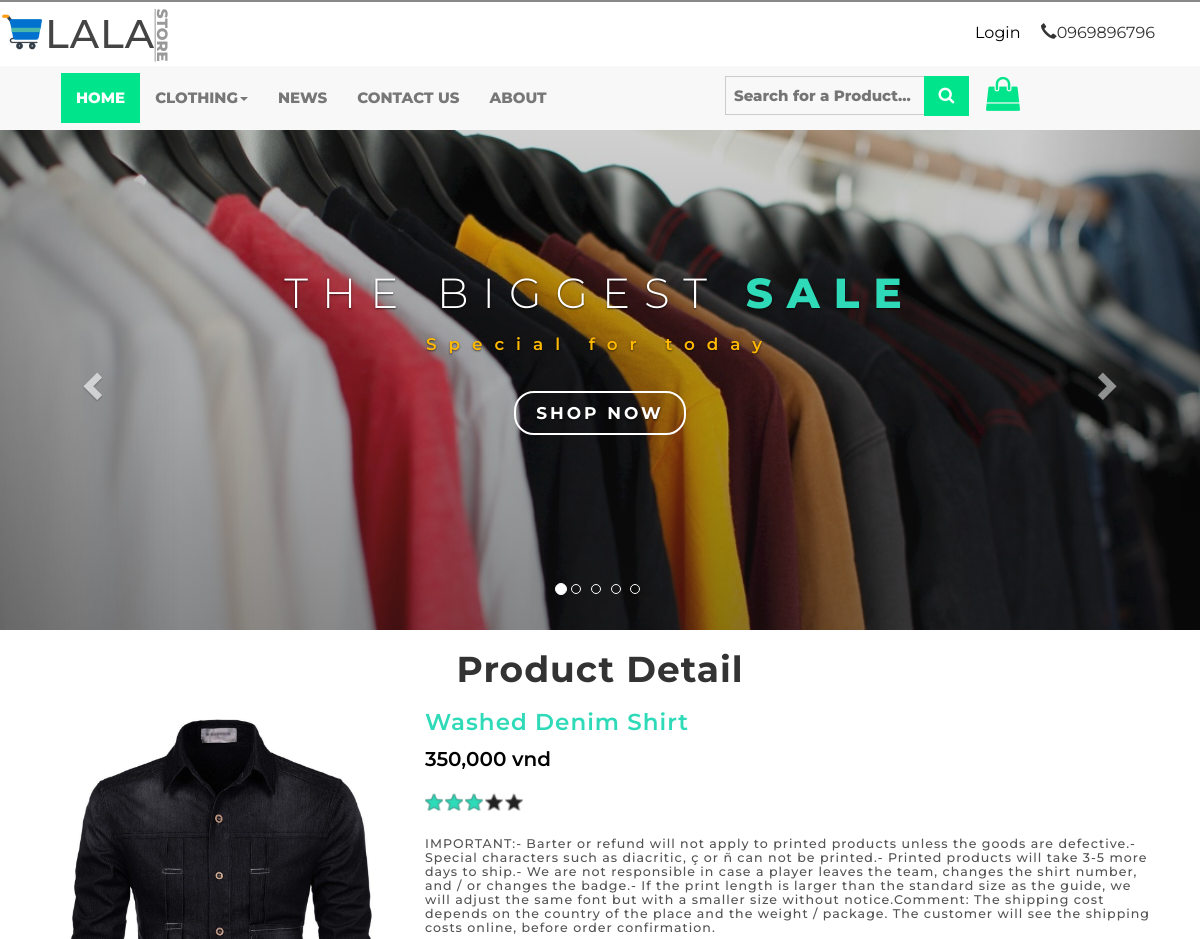
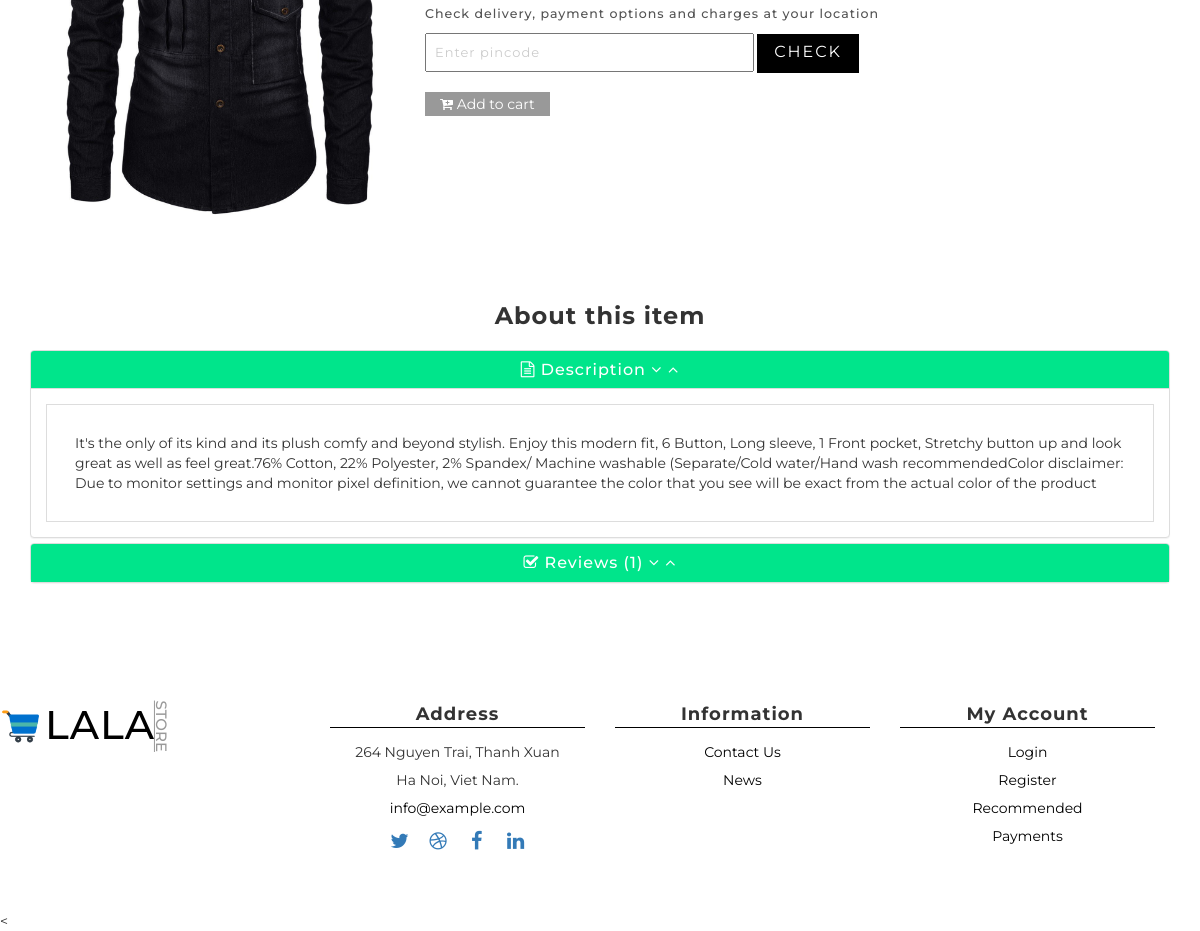
/shop/product/get_product_by_id/25, run on the app's committed database (2 pictures, top to bottom).
### tables this page shows
CREATE TABLE `tbl_product` (
  `product_id` int(10) UNSIGNED NOT NULL,
  `product_title` varchar(256) NOT NULL,
  `product_price` int(10) NOT NULL,
  `product_desc` text NOT NULL,
  `product_detail` text NOT NULL,
  `product_thumb` varchar(256) NOT NULL,
  `cat_id` int(2) NOT NULL,
  `time` timestamp NOT NULL DEFAULT CURRENT_TIMESTAMP
);

### shop/application/views/layout/app.php (called while the page is built, shortened)
<?php $this->load->view('layout/header')?>
<?php $this->load->view($template) ?>

### shop/application/modules/product/controllers/Product.php (called while the page is built, shortened)
<?php
class Product extends MY_Controller{
	public function get_product_by_id($product_id=1){
		$data = [
			'template' => '/product/detail',
			'title' => 'product detail in store'
		];
		$this->load->model('ProductModel');
    	$data['list_product'] = $this->ProductModel->get_product_by_id($product_id);
    	$this->load->view('layout/app', $data);
	}
}

### shop/index.php (called while the page is built, shortened)
<?php
require_once BASEPATH.'core/CodeIgniter.php';

### shop/application/modules/product/models/ProductModel.php (called while the page is built, shortened)
<?php
class ProductModel extends MY_Model
{
	public function get_product_by_id($id = 0){
		$query = $this->db->select('*')->from('tbl_product')->where('product_id=',$id)->get();
		return $query->result_array();
	}
}

### shop/application/modules/product/views/product/detail.php (the view, shortened to what this page needs)
<html>
<body>
	<div id="myCarousel" class="carousel slide" data-ride="carousel">
		<ol class="carousel-indicators">
			<li data-target="#myCarousel" data-slide-to="0" class="active"></li>
			<li data-target="#myCarousel" data-slide-to="1" class=""></li>
			<li data-target="#myCarousel" data-slide-to="2" class=""></li>
			<li data-target="#myCarousel" data-slide-to="3" class=""></li>
			<li data-target="#myCarousel" data-slide-to="4" class=""></li>
		</ol>
		<div class="carousel-inner" role="listbox">
			<div class="item active">
				<div class="container">
					<div class="carousel-caption wow bounceInUp">
						<h3>The Biggest <span>Sale</span></h3>
						<p>Special for today</p>
						<a class="hvr-outline-out button2" href="mens.html">Shop Now </a>
					</div>
				</div>
			</div>
		</div>
		<a class="left carousel-control" href="#myCarousel" role="button" data-slide="prev">
			<span class="glyphicon glyphicon-chevron-left" aria-hidden="true"></span>
		</a>
		<a class="right carousel-control" href="#myCarousel" role="button" data-slide="next">
			<span class="glyphicon glyphicon-chevron-right" aria-hidden="true"></span>
		</a>
    </div>
 <h1 class="news-heading wow bounceIn">Product Detail</h1>
<div class="banner-bootom-w3-agileits">
	<div class="container">
	     <div class="col-md-4 single-right-left ">
			<div class="grid images_3_of_2">
				<div class="flexslider">
					<ul class="slides">
						<div class="thumb-image"> <img src="public/images/<?php echo($list_product[0]["product_thumb"])?>" data-imagezoom="true" class="img-responsive"> </div>
					</ul>
				</div>
			</div>
		</div>
		<div class="col-md-8 single-right-left simpleCart_shelfItem">
					<h3><?php echo($list_product[0]["product_title"])?></h3>
					<p><span class="item_price"><?php echo(number_format($list_product[0]["product_price"]))?> vnd</span> </p>
					<div class="rating1">
						<span class="starRating">
							<label for="rating5">5</label>
							<label for="rating4">4</label>
							<label for="rating3">3</label>
							<label for="rating2">2</label>
							<label for="rating1">1</label>
						</span>
					</div>
					<div class="description">
						<h5><?php echo($list_product[0]["product_desc"])?></h5>
						<h5>Check delivery, payment options and charges at your location</h5>
						 <form action="#" method="post">
						<input type="text" value="Enter pincode" onfocus="this.value = '';" onblur="if (this.value == '') {this.value = 'Enter pincode';}" required="">
						<input type="submit" value="Check">
						</form>
					</div>
					<a style="background: #02020266;padding: 3px 15px; outline: none;margin-top: 50px;color: #fff;border: none;" href="<?php echo site_url('cart/cart/add?id=' . $list_product[0]['product_id'] . '&qty=1&price=' . $list_product[0]['product_price']) ?>" class="cart-detail"><i class="fa fa-cart-plus" aria-hidden="true"></i> Add to cart</a>
		      </div>
	 			<div class="clearfix"> </div>
			<div class="collpse tabs">
				<h3 class="news-heading wow bounceIn">About this item</h3>
				<div class="panel-group collpse" id="accordion" role="tablist" aria-multiselectable="true">
					<div class="panel panel-default">
						<div class="panel-heading" role="tab" id="headingOne">
							<h4 class="panel-title">
								<a class="pa_italic" role="button" data-toggle="collapse" data-parent="#accordion" href="#collapseOne" aria-expanded="true" aria-controls="collapseOne">
									<i class="fa fa-file-text-o fa-icon" aria-hidden="true"></i> Description <span class="fa fa-angle-down fa-arrow" aria-hidden="true"></span> <i class="fa fa-angle-up fa-arrow" aria-hidden="true"></i>
								</a>
							</h4>
						</div>
						<div id="collapseOne" class="panel-collapse collapse in" role="tabpanel" aria-labelledby="headingOne">
							<div class="panel-body">
								<div class="single_page">
							  <?php echo($list_product[0]["product_detail"])?>
							</div>
							</div>
						</div>
					</div>
									<div class="panel panel-default">
						<div class="panel-heading" role="tab" id="headingThree">
							<h4 class="panel-title">
								<a class="collapsed pa_italic" role="button" data-toggle="collapse" data-parent="#accordion" href="#collapseThree" aria-expanded="false" aria-controls="collapseThree">
									<i class="fa fa-check-square-o fa-icon" aria-hidden="true"></i> Reviews (1) <span class="fa fa-angle-down fa-arrow" aria-hidden="true"></span> <i class="fa fa-angle-up fa-arrow" aria-hidden="true"></i>
								</a>
							</h4>
						</div>
						</div>
					</div>
				</div>
			</div>
			</div>
</body>
</html>

### shop/public/css/style.css (style rules this page uses)
body { margin: 0; padding: 0; background: #FFF; font-family: 'Montserrat', sans-serif; }
body a { transition: 0.5s all; -webkit-transition: 0.5s all; -moz-transition: 0.5s all; -o-transition: 0.5s all; -ms-transition: 0.5s all; text-decoration: none; }
h1, h2, h3, h4, h5, h6 { margin: 0; padding: 0; text-align: center; font-family: 'Montserrat', sans-serif; letter-spacing: 1px; }
p { margin: 0; }
ul { margin: 0; padding: 0; }
label { margin: 0; }
img { width: 100%; }
.carousel-caption { position: inherit; min-height: 500px !important; padding-top: 10em; }
.carousel .item { background: -webkit-linear-gradient(rgba(23, 22, 23, 0.2), rgba(23, 22, 23, 0.5)), url(../images/banner1.jpg) no-repeat; background: -moz-linear-gradient(rgba(23, 22, 23, 0.2), rgba(23, 22, 23, 0.5)), url(../images/banner1.jpg) no-repeat; background: -ms-linear-gradient(rgba(23, 22, 23, 0.2), rgba(23, 22, 23, 0.5)), url(../images/banner1.jpg) no-repeat; background: linear-gradient(rgba(23, 22, 23, 0.2), rgba(23, 22, 23, 0.5)), url(../images/banner1.jpg) no-repeat; background-size: cover; }
.carousel-caption h2, .carousel-caption h3 { font-size: 3em; font-weight: 300; letter-spacing: 14px; text-transform: uppercase; }
.carousel-caption h2 span, .carousel-caption h3 span { font-weight: 800; color: #2fdab8; }
.carousel-caption p { letter-spacing: 12px; font-size: 1.2em; font-weight: 600; color: #ffb900; margin-top: 1em; }
.carousel-caption a { color: #fff; letter-spacing: 3px; padding: 8px 20px; margin-top: 2em; }
.hvr-outline-out { display: inline-block; vertical-align: middle; -webkit-transform: translateZ(0); transform: translateZ(0); box-shadow: 0 0 1px transparent; -webkit-backface-visibility: hidden; backface-visibility: hidden; -moz-osx-font-smoothing: grayscale; position: relative; background: transparent; border: white solid 2px; text-transform: uppercase; font-size: 17px; font-weight: 700; border-radius: 20px; -webkit-border-radius: 20px; -moz-osx-border-radius: 20px; }
.banner-bottom, .top-products, .fandt, .top-brands, .newsletter, .footer, .content, .contact, .about, .team, .main-grid-border, .faq, .products, .collpse.tabs, .login, .check-out, .payment { padding: 50px 0; }
.news-heading { padding: 20px; font-weight: 700; }
.simpleCart_shelfItem p { font-size: 1.2em; color: #212121; margin: 0.5em 0 1em; font-weight: 600; }
.single-right-left h3 { text-transform: capitalize; font-size: 23px; color: #2fdab8; margin: 0; letter-spacing: 1px; font-weight: 600; text-align: left; }
.single-right-left p { color: #000; font-size: 20px; margin: .5em 0 1em; }
.description { margin: 1.5em 0; }
.description h5 { color: #545454; font-size: 0.9em; margin-bottom: 12px; text-align: left; }
.description input[type="text"] { padding: 8px 8px; color: #ccc; font-size: 13px; width: 45%; outline: none; letter-spacing: 1px; }
.description input[type="submit"] { color: #fff; font-size: 16px; background: #000000; border: none; outline: none; padding: 7px 17px 9px; letter-spacing: 2px; text-transform: uppercase; }
.single_page { padding: 2em; border: 1px solid #ddd; }
.rating1 { direction: ltr; }
.starRating:not(old) { display: inline-block; height: 18px; width: 100px; overflow: hidden; }
.starRating:not(old) > label { float: right; background: url(../images/1.png); background-size: contain; margin-right: 2px; }
.starRating:not(old) > label:before { content: ''; display: block; width: 18px; height: 18px; background: url(../images/2.png); background-size: contain; opacity: 0; transition: opacity 0.2s linear; }
.panel-default > .panel-heading { color: white; background-color: #00e58b; border-color: #00e58b; }

### shop/public/css/flexslider.css (style rules this page uses)
.slides, .slides > li, .flex-control-nav, .flex-direction-nav { margin: 0; padding: 0; list-style: none; }
.flexslider { margin: 0; padding: 0; }
.flexslider .slides img { width: 100%; display: block; }
.flexslider .slides:after { content: "\0020"; display: block; clear: both; visibility: hidden; line-height: 0; height: 0; }
.flexslider { margin: 0 0 10px; background: #ffffff; border: 4px solid #ffffff; position: relative; zoom: 1; -webkit-border-radius: 4px; -moz-border-radius: 4px; border-radius: 4px; -webkit-box-shadow: '' 0 1px 4px rgba(0, 0, 0, 0.2); -moz-box-shadow: '' 0 1px 4px rgba(0, 0, 0, 0.2); -o-box-shadow: '' 0 1px 4px rgba(0, 0, 0, 0.2); box-shadow: '' 0 1px 4px rgba(0, 0, 0, 0.2); }
.flexslider .slides { zoom: 1; }
.flexslider .slides img { height: auto; }
.carousel li { margin-right: 5px; }

### data on the page
tbl_product: product_thumb (picture), product_title "Washed Denim Shirt", product_price "350,000", product_desc "IMPORTANT:- Barter or refund will not apply to printed products unless the goods are defective.- Special characters such as diacritic, ç or ñ can not be printed.- Printed products will take 3-5 more days to ship.- We are not responsible in case a player leaves the team, changes the shirt number, and / or changes the badge.- If the print length is larger than the standard size as the guide, we will adjust the same font but with a smaller size without notice.Comment: The shipping cost depends on the country of the place and the weight / package. The customer will see the shipping costs online, before order confirmation.", product_detail "It's the only of its kind and its plush comfy and beyond stylish. Enjoy this modern fit, 6 Button, Long sleeve, 1 Front pocket, Stretchy button up and look great as well as feel great.76% Cotton, 22% Polyester, 2% Spandex/ Machine washable (Separate/Cold water/Hand wash recommendedColor disclaimer: Due to monitor settings and monitor pixel definition, we cannot guarantee the color that you see will be exact from the actual color of the product"
